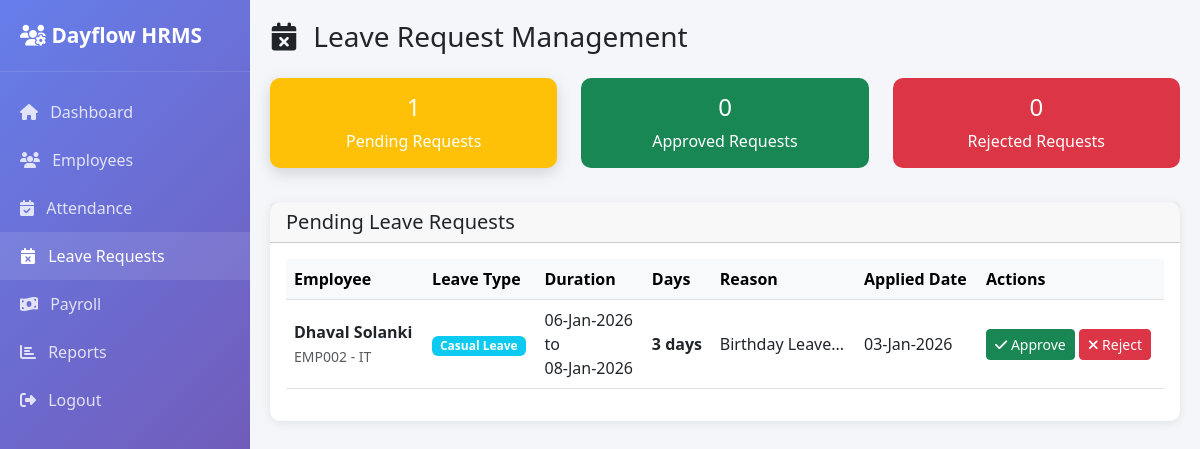
Screenshot of /admin/leave_requests.php (signed in) with the database file from the repository.
### tables this page shows
CREATE TABLE `leave_requests` (
  `id` int(11) NOT NULL,
  `employee_id` int(11) NOT NULL,
  `leave_type_id` int(11) NOT NULL,
  `start_date` date NOT NULL,
  `end_date` date NOT NULL,
  `total_days` int(11) NOT NULL,
  `reason` text NOT NULL,
  `status` enum('Pending','Approved','Rejected','Cancelled') DEFAULT 'Pending',
  `applied_date` date NOT NULL,
  `reviewed_by` int(11) DEFAULT NULL,
  `reviewed_date` date DEFAULT NULL,
  `admin_remarks` text DEFAULT NULL,
  `created_at` timestamp NOT NULL DEFAULT current_timestamp(),
  `updated_at` timestamp NOT NULL DEFAULT current_timestamp() ON UPDATE current_timestamp()
);

CREATE TABLE `employees` (
  `id` int(11) NOT NULL,
  `user_id` int(11) NOT NULL,
  `employee_id` varchar(20) NOT NULL,
  `first_name` varchar(50) NOT NULL,
  `last_name` varchar(50) NOT NULL,
  `full_name` varchar(100) GENERATED ALWAYS AS (concat(`first_name`,' ',`last_name`)) STORED,
  `date_of_birth` date DEFAULT NULL,
  `gender` enum('Male','Female','Other') DEFAULT NULL,
  `phone` varchar(15) DEFAULT NULL,
  `alternate_phone` varchar(15) DEFAULT NULL,
  `address` text DEFAULT NULL,
  `city` varchar(50) DEFAULT NULL,
  `state` varchar(50) DEFAULT NULL,
  `zip_code` varchar(10) DEFAULT NULL,
  `country` varchar(50) DEFAULT 'India',
  `profile_picture` varchar(255) DEFAULT NULL,
  `department` varchar(100) DEFAULT NULL,
  `designation` varchar(100) DEFAULT NULL,
  `date_of_joining` date DEFAULT NULL,
  `employment_type` enum('Full-Time','Part-Time','Contract','Intern') DEFAULT 'Full-Time',
  `reporting_manager` int(11) DEFAULT NULL,
  `emergency_contact_name` varchar(100) DEFAULT NULL,
  `emergency_contact_phone` varchar(15) DEFAULT NULL,
  `emergency_contact_relation` varchar(50) DEFAULT NULL,
  `bank_name` varchar(100) DEFAULT NULL,
  `bank_account_number` varchar(30) DEFAULT NULL,
  `bank_ifsc` varchar(20) DEFAULT NULL,
  `pan_number` varchar(10) DEFAULT NULL,
  `aadhar_number` varchar(12) DEFAULT NULL,
  `created_at` timestamp NOT NULL DEFAULT current_timestamp(),
  `updated_at` timestamp NOT NULL DEFAULT current_timestamp() ON UPDATE current_timestamp()
);

CREATE TABLE `leave_types` (
  `id` int(11) NOT NULL,
  `leave_type` varchar(50) NOT NULL,
  `description` text DEFAULT NULL,
  `max_days_per_year` int(11) DEFAULT 0,
  `is_paid` tinyint(1) DEFAULT 1,
  `is_active` tinyint(1) DEFAULT 1,
  `created_at` timestamp NOT NULL DEFAULT current_timestamp()
);

### config/db.php (called while the page is built, shortened)
<?php
function formatDate($date, $format = 'd-M-Y') {
    return empty($date) || $date === '0000-00-00' ? 'N/A' : date($format, strtotime($date));
}
?>

### admin/leave_requests.php (the view, shortened to what this page needs)
<?php
require_once '../config/db.php';
$db = getDB();
try {
    $status = $_GET['status'] ?? 'Pending';
    $stmt = $db->prepare("
        SELECT
            lr.*,
            e.full_name,
            e.employee_id as emp_code,
            e.department,
            lt.leave_type,
            u.email as reviewed_by_email
        FROM leave_requests lr
        INNER JOIN employees e ON lr.employee_id = e.id
        INNER JOIN leave_types lt ON lr.leave_type_id = lt.id
        LEFT JOIN users u ON lr.reviewed_by = u.user_id
        WHERE lr.status = ?
        ORDER BY lr.applied_date DESC
    ");
    $stmt->execute([$status]);
    $leaveRequests = $stmt->fetchAll();
    $counts = [];
    foreach(['Pending', 'Approved', 'Rejected'] as $s) {
        $stmt = $db->prepare("SELECT COUNT(*) as count FROM leave_requests WHERE status = ?");
        $stmt->execute([$s]);
        $counts[$s] = $stmt->fetch()['count'];
    }
} catch(PDOException $e) {
    error_log($e->getMessage());
    $leaveRequests = [];
    $counts = ['Pending' => 0, 'Approved' => 0, 'Rejected' => 0];
}
?>
<!DOCTYPE html>
<html lang="en">
<head>
    <link href="https://cdn.jsdelivr.net/npm/bootstrap@5.3.0/dist/css/bootstrap.min.css" rel="stylesheet">
    <link rel="stylesheet" href="https://cdnjs.cloudflare.com/ajax/libs/font-awesome/6.4.0/css/all.min.css">
</head>
<body>
    <div class="sidebar">
        <div class="logo"><i class="fas fa-users-cog"></i> <?php echo APP_NAME; ?></div>
        <nav class="nav flex-column mt-3">
            <a class="nav-link" href="dashboard.php"><i class="fas fa-home me-2"></i> Dashboard</a>
            <a class="nav-link" href="employees.php"><i class="fas fa-users me-2"></i> Employees</a>
            <a class="nav-link" href="attendance.php"><i class="fas fa-calendar-check me-2"></i> Attendance</a>
            <a class="nav-link active" href="leave_requests.php"><i class="fas fa-calendar-times me-2"></i> Leave Requests</a>
            <a class="nav-link" href="payroll.php"><i class="fas fa-money-bill-wave me-2"></i> Payroll</a>
            <a class="nav-link" href="reports.php"><i class="fas fa-chart-bar me-2"></i> Reports</a>
            <a class="nav-link" href="../auth/logout.php"><i class="fas fa-sign-out-alt me-2"></i> Logout</a>
        </nav>
    </div>
    <div class="main-content">
        <h3 class="mb-4"><i class="fas fa-calendar-times me-2"></i> Leave Request Management</h3>
        <div class="row mb-4">
            <div class="col-md-4">
                <a href="?status=Pending" class="text-decoration-none">
                    <div class="status-tab bg-warning text-white <?php echo $status === 'Pending' ? 'active' : ''; ?>">
                        <h4><?php echo $counts['Pending']; ?></h4>
                        <p class="mb-0">Pending Requests</p>
                    </div>
                </a>
            </div>
            <div class="col-md-4">
                <a href="?status=Approved" class="text-decoration-none">
                    <div class="status-tab bg-success text-white <?php echo $status === 'Approved' ? 'active' : ''; ?>">
                        <h4><?php echo $counts['Approved']; ?></h4>
                        <p class="mb-0">Approved Requests</p>
                    </div>
                </a>
            </div>
            <div class="col-md-4">
                <a href="?status=Rejected" class="text-decoration-none">
                    <div class="status-tab bg-danger text-white <?php echo $status === 'Rejected' ? 'active' : ''; ?>">
                        <h4><?php echo $counts['Rejected']; ?></h4>
                        <p class="mb-0">Rejected Requests</p>
                    </div>
                </a>
            </div>
        </div>
        <div class="card">
            <div class="card-header">
                <h5 class="mb-0"><?php echo $status; ?> Leave Requests</h5>
            </div>
            <div class="card-body">
                <div class="table-responsive">
                    <table class="table table-hover align-middle">
                        <thead class="table-light">
                            <tr>
                                <th>Employee</th>
                                <th>Leave Type</th>
                                <th>Duration</th>
                                <th>Days</th>
                                <th>Reason</th>
                                <th>Applied Date</th>
                                <?php if ($status === 'Pending'): ?>
                                    <th>Actions</th>
                                <?php endif; ?>
                            </tr>
                        </thead>
                        <tbody>
                            <?php if (empty($leaveRequests)): ?>
                                <tr>
                                    <td colspan="<?php echo $status === 'Pending' ? '7' : '6'; ?>" class="text-center py-4">
                                        <i class="fas fa-inbox fa-3x text-muted mb-3"></i>
                                        <p class="text-muted">No <?php echo strtolower($status); ?> leave requests</p>
                                    </td>
                                </tr>
                            <?php else: ?>
                                <?php foreach($leaveRequests as $request): ?>
                                <tr>
                                    <td>
                                        <strong><?php echo $request['full_name']; ?></strong><br>
                                        <small class="text-muted"><?php echo $request['emp_code']; ?> - <?php echo $request['department']; ?></small>
                                    </td>
                                    <td>
                                        <span class="badge bg-info"><?php echo $request['leave_type']; ?></span>
                                    </td>
                                    <td>
                                        <?php echo formatDate($request['start_date']); ?><br>
                                        to<br>
                                        <?php echo formatDate($request['end_date']); ?>
                                    </td>
                                    <td><strong><?php echo $request['total_days']; ?> days</strong></td>
                                    <td><?php echo substr($request['reason'], 0, 50); ?>...</td>
                                    <td><?php echo formatDate($request['applied_date']); ?></td>
                                    <?php if ($status === 'Pending'): ?>
                                    <td>
                                        <button type="button" class="btn btn-sm btn-success"
                                                data-bs-toggle="modal"
                                                data-bs-target="#approveModal<?php echo $request['id']; ?>">
                                            <i class="fas fa-check"></i> Approve
                                        </button>
                                        <button type="button" class="btn btn-sm btn-danger"
                                                data-bs-toggle="modal"
                                                data-bs-target="#rejectModal<?php echo $request['id']; ?>">
                                            <i class="fas fa-times"></i> Reject
                                        </button>
                                    </td>
                                    <?php endif; ?>
                                </tr>
                                <?php endforeach; ?>
                            <?php endif; ?>
                        </tbody>
                    </table>
                </div>
            </div>
        </div>
    </div>
</body>
</html>

### admin/leave_requests.php (style rules this page uses)
body { background: #f4f6f9; font-family: 'Segoe UI', Tahoma, Geneva, Verdana, sans-serif; }
.sidebar { min-height: 100vh; background: linear-gradient(135deg, #667eea 0%, #764ba2 100%); color: white; position: fixed; width: 250px; }
.sidebar .logo { padding: 20px; font-size: 1.3rem; font-weight: bold; border-bottom: 1px solid rgba(255,255,255,0.1); }
.sidebar .nav-link { color: rgba(255,255,255,0.8); padding: 12px 20px; }
.sidebar .nav-link:hover, .sidebar .nav-link.active { background: rgba(255,255,255,0.1); color: white; }
.main-content { margin-left: 250px; padding: 20px; }
.card { border: none; border-radius: 10px; box-shadow: 0 2px 10px rgba(0,0,0,0.08); }
.status-tab { cursor: pointer; padding: 15px; text-align: center; border-radius: 10px; transition: all 0.3s; margin-bottom: 10px; }
.status-tab.active { box-shadow: 0 5px 15px rgba(0,0,0,0.15); }

### rows the page displays
leave_requests: employee.full_name "Dhaval Solanki", employee.employee_id "EMP002", employee.department "IT", leave_type.leave_type "Casual Leave", start_date "06-Jan-2026", end_date "08-Jan-2026", total_days "3", reason "Birthday Leave", applied_date "03-Jan-2026"

### other values shown
APP_NAME "Dayflow HRMS"
$counts['Pending'] "1"
$counts['Approved'] "0"
$counts['Rejected'] "0"
$status "Pending"
